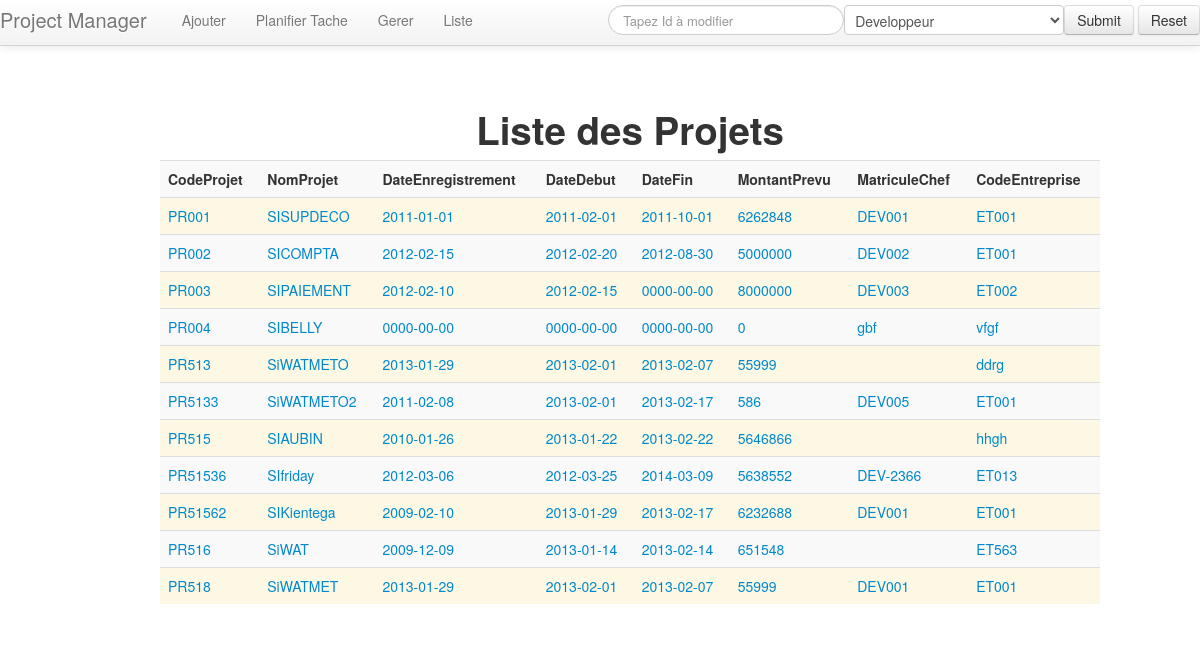
The app's page /index.php?page=list_projets with its own data.
### tables this page shows
CREATE TABLE `projet` (
  `codeProjet` varchar(80) NOT NULL,
  `nomProjet` varchar(80) DEFAULT NULL,
  `dateEnregistrement` date DEFAULT NULL,
  `dateDebut` date DEFAULT NULL,
  `dateFin` date DEFAULT NULL,
  `montantPrevu` double DEFAULT NULL,
  `matriculeChef` varchar(80) DEFAULT NULL,
  `codeEntreprise` varchar(80) DEFAULT NULL,
  PRIMARY KEY (`codeProjet`)
);

### Fichiers/list_projets.php (the view, shortened to what this page needs)
<?php
echo "<center><h1> Liste des Projets </h1></center>";
	$req="select * from projet;";
		$result=mysql_query($req);
		echo"<table class=\"table table-hover table-striped\">";
		echo "<tr><th>CodeProjet</th> <th>NomProjet</th><th>DateEnregistrement</th><th>DateDebut</th><th>DateFin</th><th>MontantPrevu</th><th>MatriculeChef</th><th>CodeEntreprise</th></tr>";
		$i = 0;
	while($colon= mysql_fetch_array($result))
		{
			if ($i % 2 == 0)
					echo"<tr class=\"warning\">";
			else
					echo"<tr>";
			echo"<td><a href =\"$colon[0]\" class=\"modifProjet\">$colon[0]</a></td>";
			echo"<td><a href =\"$colon[0]\" class=\"modifProjet\">$colon[1]</a></td>";
			echo"<td><a href =\"$colon[0]\" class=\"modifProjet\">$colon[2]</a></td>";
			echo"<td><a href =\"$colon[0]\" class=\"modifProjet\">$colon[3]</a></td>";
			echo"<td><a href =\"$colon[0]\" class=\"modifProjet\">$colon[4]</a></td>";
			echo"<td><a href =\"$colon[0]\" class=\"modifProjet\">$colon[5]</a></td>";
			echo"<td><a href =\"$colon[0]\" class=\"modifProjet\">$colon[6]</a></td>";
			echo"<td><a href =\"$colon[0]\" class=\"modifProjet\">$colon[7]</a></td>";
			echo" </tr>";
			$i++;
		}
		echo"</table>";
?>

### index.php (shortened to what this page needs)
<!DOCTYPE html>
<head>
<link href="css/bootstrap.min.css" rel="stylesheet" media="screen">
<link href="css/style.css" rel="stylesheet" media="screen">
</head>
<body>
<div  class="navbar navbar-fixed-top">
  <div class="navbar-inner">
    <a class="brand" href="#">Project Manager</a>
    <ul class="nav">
      <li class="dropdown">
            <a class="dropdown-toggle" data-toggle="dropdown" href="#" >Ajouter</a>
      </li>
      <li><a href="index.php?page=">Planifier Tache</a></li>
      <li><a href="index.php?page=">Gerer</a></li>
      <li class="dropdown"><a href="#" class="dropdown-toggle" data-toggle="dropdown">Liste</a>
      </li>
    </ul>
    <ul class="nav secondary-nav pull-right">
      <li> <form method="post" action="" class="navbar-search">
         <input type="text" class="search-query" placeholder="Tapez Id à modifier" name="nom_champ" required>
    </li>
    <li>
      <select name="table" class="lol">
        <option value="Developpeur">Developpeur </option>
      </select>
    </li>
    <li>
      <input type="submit" class="btn">  </input>
      <input type="reset" class="btn">  </input>
    </li>
    </ul>
  </div>
</div>
<div id="container">
<div class="row "  id="contenu">
  <div class="offset2 span12 "  ><center>
    <?php
        if(!empty($_GET['page'] ))
          {
          $page = $_GET['page'];
             if(file_exists('Fichiers/'.$page.'.php'))
             {
                include('Fichiers/'.$page.'.php');
             }
             else
             {
                include ("default.php");
             }
          }
          else
          {
                include ("default.php");
          }
      ?>
</center>
</div>
</body>
</html>

### css/style.css (style rules this page uses)
#contenu { padding-top: 100px; }
select[class*="lol"] { margin-top: 5px; }

### records on screen
projet: codeProjet "PR001", nomProjet "SISUPDECO", dateEnregistrement "2011-01-01", dateDebut "2011-02-01", dateFin "2011-10-01", montantPrevu "6262848", matriculeChef "DEV001", codeEntreprise "ET001"
projet: codeProjet "PR002", nomProjet "SICOMPTA", dateEnregistrement "2012-02-15", dateDebut "2012-02-20", dateFin "2012-08-30", montantPrevu "5000000", matriculeChef "DEV002", codeEntreprise "ET001"
projet: codeProjet "PR003", nomProjet "SIPAIEMENT", dateEnregistrement "2012-02-10", dateDebut "2012-02-15", dateFin "0000-00-00", montantPrevu "8000000", matriculeChef "DEV003", codeEntreprise "ET002"
projet: codeProjet "PR004", nomProjet "SIBELLY", dateEnregistrement "0000-00-00", dateDebut "0000-00-00", dateFin "0000-00-00", montantPrevu "0", matriculeChef "gbf", codeEntreprise "vfgf"
projet: codeProjet "PR513", nomProjet "SiWATMETO", dateEnregistrement "2013-01-29", dateDebut "2013-02-01", dateFin "2013-02-07", montantPrevu "55999", codeEntreprise "ddrg"
projet: codeProjet "PR5133", nomProjet "SiWATMETO2", dateEnregistrement "2011-02-08", dateDebut "2013-02-01", dateFin "2013-02-17", montantPrevu "586", matriculeChef "DEV005", codeEntreprise "ET001"
projet: codeProjet "PR515", nomProjet "SIAUBIN", dateEnregistrement "2010-01-26", dateDebut "2013-01-22", dateFin "2013-02-22", montantPrevu "5646866", codeEntreprise "hhgh"
projet: codeProjet "PR51536", nomProjet "SIfriday", dateEnregistrement "2012-03-06", dateDebut "2012-03-25", dateFin "2014-03-09", montantPrevu "5638552", matriculeChef "DEV-2366", codeEntreprise "ET013"
projet: codeProjet "PR51562", nomProjet "SIKientega", dateEnregistrement "2009-02-10", dateDebut "2013-01-29", dateFin "2013-02-17", montantPrevu "6232688", matriculeChef "DEV001", codeEntreprise "ET001"
projet: codeProjet "PR516", nomProjet "SiWAT", dateEnregistrement "2009-12-09", dateDebut "2013-01-14", dateFin "2013-02-14", montantPrevu "651548", codeEntreprise "ET563"
projet: codeProjet "PR518", nomProjet "SiWATMET", dateEnregistrement "2013-01-29", dateDebut "2013-02-01", dateFin "2013-02-07", montantPrevu "55999", matriculeChef "DEV001", codeEntreprise "ET001"
